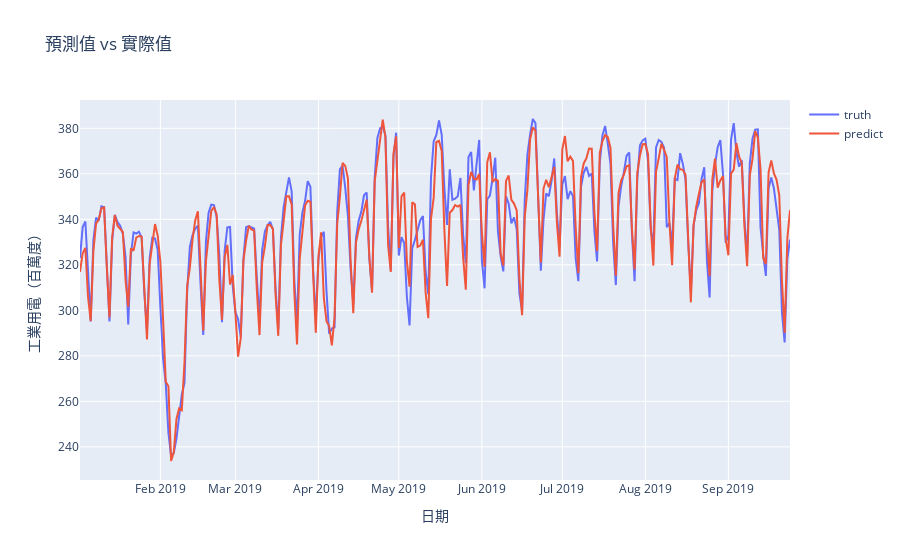

The notebook cell this image was saved under:
### Code cell
truth = df_update['truth']
pred = df_update['rowsMean']

calcError(truth, pred)
ground_truth = go.Scatter(x=date_range, y=truth, name='truth')
predict_answer = go.Scatter(x=date_range, y=pred, name='predict')
layout = go.Layout(
    title = '預測值 vs 實際值',
    xaxis = dict(title = '日期'),
    yaxis = dict(title = '工業用電（百萬度）')
)
fig = go.Figure(data=[ground_truth, predict_answer], layout=layout)
iplot(fig)

### Figure 1 — Plotly figure (JSON) as saved in the notebook; plotly's stock layout.template omitted (floating-point values rounded to 4 significant figures; data arrays with more than 128 entries replaced by an {"elided": "..."} marker saying what was removed)
{"data": [{"name": "truth", "type": "scatter", "x": {"elided": "266 str values"}, "y": {"elided": "266 float values"}}, {"name": "predict", "type": "scatter", "x": {"elided": "266 str values"}, "y": {"elided": "266 float values"}}], "layout": {"title": {"text": "預測值 vs 實際值"}, "xaxis": {"title": {"text": "日期"}}, "yaxis": {"title": {"text": "工業用電（百萬度）"}}}}
